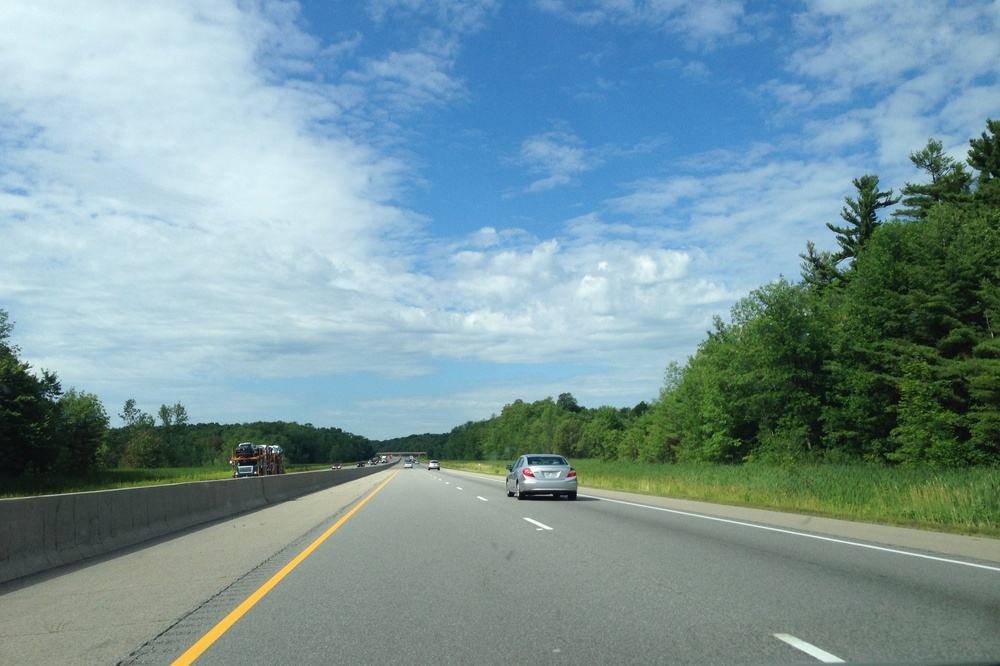
#> input picture image/day.jpg, 1000 x 666 px, shrunk from 3264 x 2175 before the run
$ jupyter execute --allow-errors white_to_night.ipynb
#> lines starting #> are read from the running program, lines starting #| are printed output that depends on the picture
#> (a cell that did not finish here is left out)

[cell 2]
import cv2
import matplotlib.pylab as plt

img = cv2.imread('image/day.jpg')
#> img is the input picture: shape (666, 1000, 3); mean B, G, R 156, 150.5, 121.3

hsv = cv2.cvtColor(img,cv2.COLOR_BGR2HSV)
#> hsv: shape (666, 1000, 3); mean H, S, V 82.4, 77.8, 165.7

print( hsv[:,:,2] )
#> (printed output is left out)

[cell 3]
import cv2
import matplotlib.pylab as plt

img = cv2.imread('image/day.jpg')
img = cv2.cvtColor(img,cv2.COLOR_BGR2RGB)
hsv = cv2.cvtColor(img,cv2.COLOR_RGB2HSV)


hsv[:,:,2] =hsv[:,:,2]/2
#> hsv: shape (666, 1000, 3); mean H, S, V 82.4, 77.8, 82.6
img2 = hsv
img2 = cv2.cvtColor(hsv,cv2.COLOR_HSV2RGB)
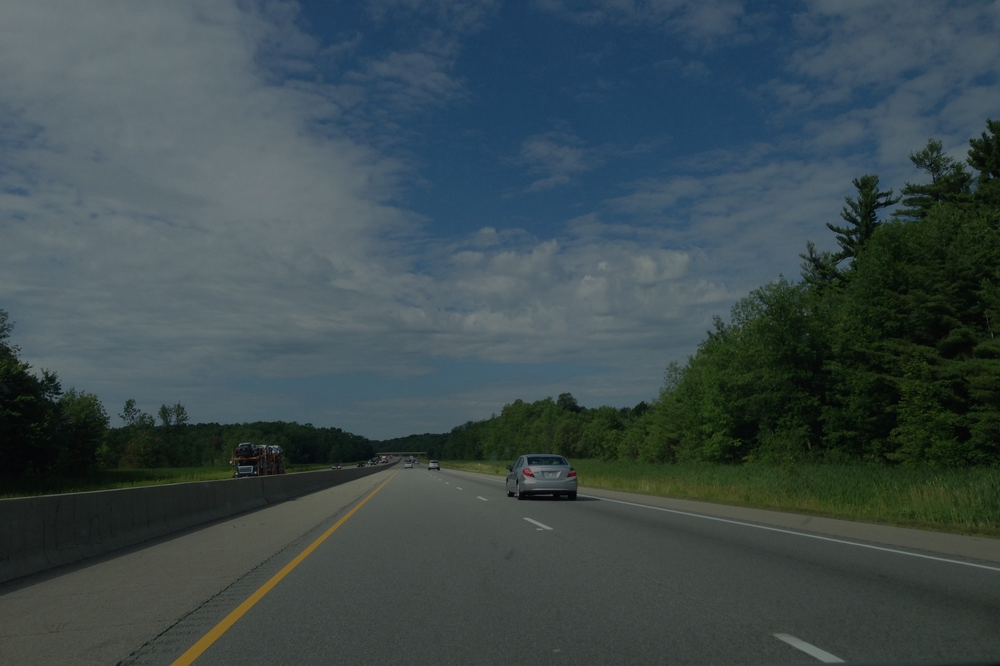
#> img2: shape (666, 1000, 3); mean R, G, B 60, 74.7, 77.6

plt.figure(figsize=(16,16))
plt.subplot("121")
plt.imshow(img)
plt.subplot("122")
plt.imshow(img2)
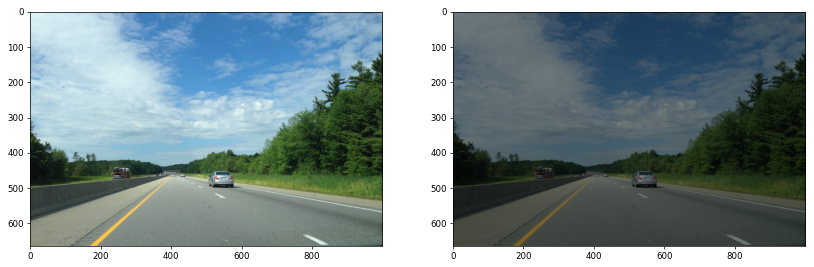
#> figure drawn by matplotlib, 2 panels
